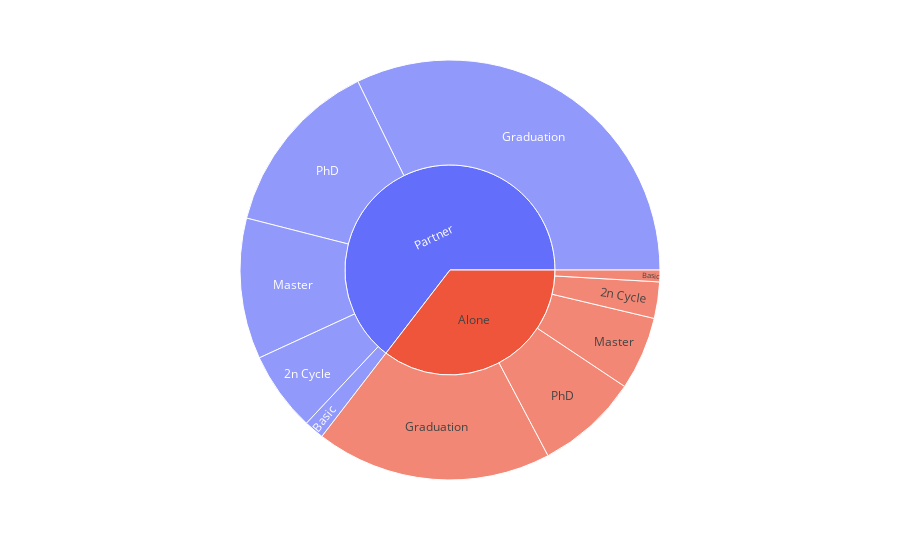

The notebook cell saved with this chart:
### Code cell
sunburst_df = df[['Education', 'Living_With']]

fig = px.sunburst(sunburst_df, path=['Living_With', 'Education'])
fig.show()

### Figure 1 — Plotly figure (JSON) as saved in the notebook; plotly's stock layout.template omitted (floating-point values rounded to 4 significant figures)
{"data": [{"branchvalues": "total", "domain": {"x": [0, 1], "y": [0, 1]}, "hovertemplate": "labels=%{label}<br>count=%{value}<br>parent=%{parent}<br>id=%{id}<extra></extra>", "ids": ["Alone/2n Cycle", "Partner/2n Cycle", "Alone/Basic", "Partner/Basic", "Alone/Graduation", "Partner/Graduation", "Alone/Master", "Partner/Master", "Alone/PhD", "Partner/PhD", "Alone", "Partner"], "labels": ["2n Cycle", "2n Cycle", "Basic", "Basic", "Graduation", "Graduation", "Master", "Master", "PhD", "PhD", "Alone", "Partner"], "name": "", "parents": ["Alone", "Partner", "Alone", "Partner", "Alone", "Partner", "Alone", "Partner", "Alone", "Partner", "", ""], "type": "sunburst", "values": [62, 136, 20, 34, 402, 713, 125, 240, 175, 305, 784, 1428]}], "layout": {"legend": {"tracegroupgap": 0}, "margin": {"t": 60}}}
